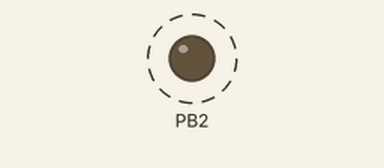
Simulated run of this program. Board: ATmega328P, built with avr-gcc and emulated at 16 MHz. Shown: output pins drawn as LEDs (lit = HIGH). Dashed ring = blinking.

Above: at 0.43 s.
Timing chart, 0 to 3.0 s (numbered marks = the images above):
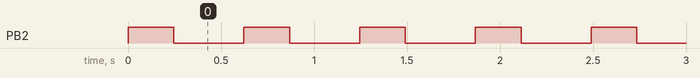

The program:

main.c
```c
/*
 * DA2c_2_a.c
 *
 * Created: 10/16/2019 8:57:56 PM
 * Author : Dilbert
 */

#define F_CPU 16000000UL

#include <avr/io.h>
#include <avr/interrupt.h>

unsigned short county;		// Global counter variable
int main(void)
{
	county = 0;				// Set count to zero
	DDRB = 1<<2;			// Set PortB.2 as an output
	PORTB = 1<<2;			// Set PortB.2 high (Turn on LED)

	TCNT0 = 0X00;			// Clear the timer count register
	TIMSK0 = (1<<TOIE0);	// Turn on the timer overflow interrupt
	TCCR0A = 0X00;			// Set the Timer control register.A = 0x00 (Normal mode)
	TCCR0B = 0X05;			// Set the Timer control register.B = 0x00 (Prescaler 1024)
	sei();					// Global interrupts Enable
	while(1){
		if(county == 15){	// If count equals 15 (40% of period)
			PORTB = 0<<2;	// Set PortB.2 Low (Turn off LED)
		}
		if(county == 38){	// If count equals 38 (end of period)
			PORTB = 1<<2;	// Set PortB.2 High (Turn on LED)
			county = 0;		// REset Counter to 0
		}
	};
}

ISR (TIMER0_OVF_vect){		// Overflow Interrupt service request function
	county = county + 1;	// Count increment Plus one
	TCNT0 = 00;				// Reset the timer count register to 0x00
}
```

Measured:
- by itself, PB2: alternates HIGH for 0.25 s and LOW for 0.38 s
